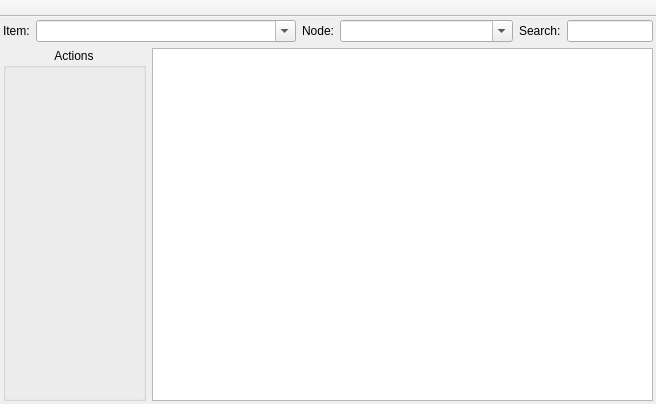
<?xml version="1.0" encoding="UTF-8"?>
<ui version="4.0">
 <class>DiscoItemsWindowClass</class>
 <widget class="QMainWindow" name="DiscoItemsWindowClass">
  <property name="geometry">
   <rect>
    <x>0</x>
    <y>0</y>
    <width>656</width>
    <height>404</height>
   </rect>
  </property>
  <property name="iconSize">
   <size>
    <width>16</width>
    <height>16</height>
   </size>
  </property>
  <property name="toolButtonStyle">
   <enum>Qt::ToolButtonTextUnderIcon</enum>
  </property>
  <widget class="QWidget" name="centralWidget">
   <layout class="QVBoxLayout">
    <property name="margin">
     <number>3</number>
    </property>
    <item>
     <layout class="QHBoxLayout">
      <item>
       <widget class="QLabel" name="lblJid">
        <property name="text">
         <string>Item:</string>
        </property>
        <property name="textFormat">
         <enum>Qt::PlainText</enum>
        </property>
        <property name="buddy">
         <cstring>cmbJid</cstring>
        </property>
       </widget>
      </item>
      <item>
       <widget class="QComboBox" name="cmbJid">
        <property name="sizePolicy">
         <sizepolicy hsizetype="Preferred" vsizetype="Fixed">
          <horstretch>3</horstretch>
          <verstretch>0</verstretch>
         </sizepolicy>
        </property>
        <property name="editable">
         <bool>true</bool>
        </property>
        <property name="insertPolicy">
         <enum>QComboBox::NoInsert</enum>
        </property>
       </widget>
      </item>
      <item>
       <widget class="QLabel" name="lblNode">
        <property name="text">
         <string>Node:</string>
        </property>
        <property name="textFormat">
         <enum>Qt::PlainText</enum>
        </property>
        <property name="buddy">
         <cstring>cmbNode</cstring>
        </property>
       </widget>
      </item>
      <item>
       <widget class="QComboBox" name="cmbNode">
        <property name="sizePolicy">
         <sizepolicy hsizetype="Preferred" vsizetype="Fixed">
          <horstretch>2</horstretch>
          <verstretch>0</verstretch>
         </sizepolicy>
        </property>
        <property name="editable">
         <bool>true</bool>
        </property>
        <property name="insertPolicy">
         <enum>QComboBox::NoInsert</enum>
        </property>
       </widget>
      </item>
      <item>
       <widget class="QLabel" name="lblSearch">
        <property name="text">
         <string>Search:</string>
        </property>
        <property name="textFormat">
         <enum>Qt::PlainText</enum>
        </property>
       </widget>
      </item>
      <item>
       <widget class="QLineEdit" name="lneSearch">
        <property name="sizePolicy">
         <sizepolicy hsizetype="Expanding" vsizetype="Fixed">
          <horstretch>1</horstretch>
          <verstretch>0</verstretch>
         </sizepolicy>
        </property>
       </widget>
      </item>
     </layout>
    </item>
    <item>
     <layout class="QHBoxLayout">
      <item>
       <widget class="QGroupBox" name="grbActions">
        <property name="sizePolicy">
         <sizepolicy hsizetype="Expanding" vsizetype="Expanding">
          <horstretch>2</horstretch>
          <verstretch>0</verstretch>
         </sizepolicy>
        </property>
        <property name="maximumSize">
         <size>
          <width>200</width>
          <height>16777215</height>
         </size>
        </property>
        <property name="title">
         <string>Actions</string>
        </property>
        <property name="alignment">
         <set>Qt::AlignHCenter</set>
        </property>
        <property name="flat">
         <bool>true</bool>
        </property>
       </widget>
      </item>
      <item>
       <widget class="QTreeView" name="trvItems">
        <property name="sizePolicy">
         <sizepolicy hsizetype="Expanding" vsizetype="Expanding">
          <horstretch>7</horstretch>
          <verstretch>0</verstretch>
         </sizepolicy>
        </property>
        <property name="contextMenuPolicy">
         <enum>Qt::CustomContextMenu</enum>
        </property>
        <property name="editTriggers">
         <set>QAbstractItemView::NoEditTriggers</set>
        </property>
        <property name="textElideMode">
         <enum>Qt::ElideMiddle</enum>
        </property>
        <property name="indentation">
         <number>12</number>
        </property>
        <property name="allColumnsShowFocus">
         <bool>true</bool>
        </property>
        <property name="wordWrap">
         <bool>true</bool>
        </property>
       </widget>
      </item>
     </layout>
    </item>
   </layout>
  </widget>
  <widget class="QToolBar" name="tlbToolBar">
   <property name="movable">
    <bool>false</bool>
   </property>
   <attribute name="toolBarArea">
    <enum>TopToolBarArea</enum>
   </attribute>
   <attribute name="toolBarBreak">
    <bool>false</bool>
   </attribute>
  </widget>
 </widget>
 <layoutdefault spacing="6" margin="11"/>
 <resources/>
 <connections/>
</ui>
